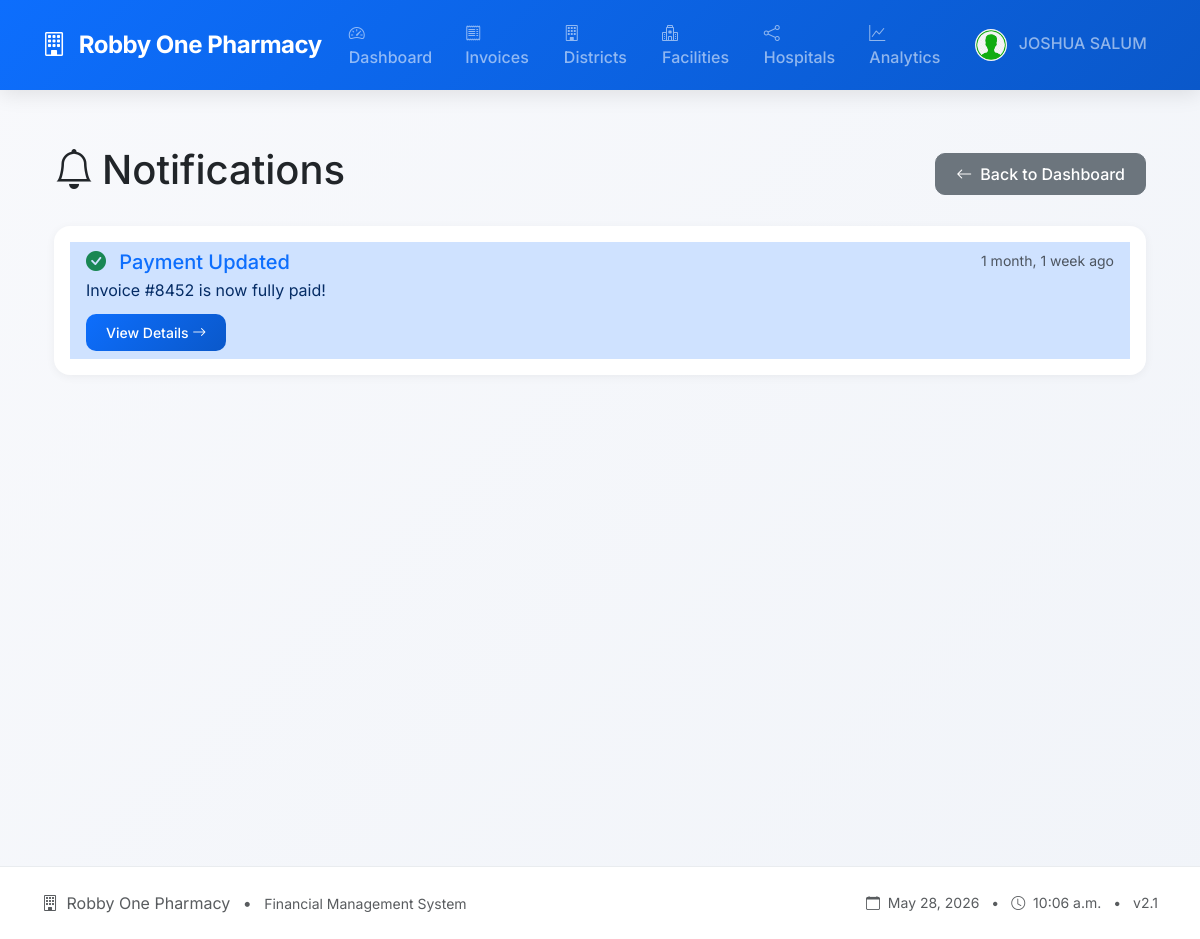
The app's page /notifications/ (signed in), older data.
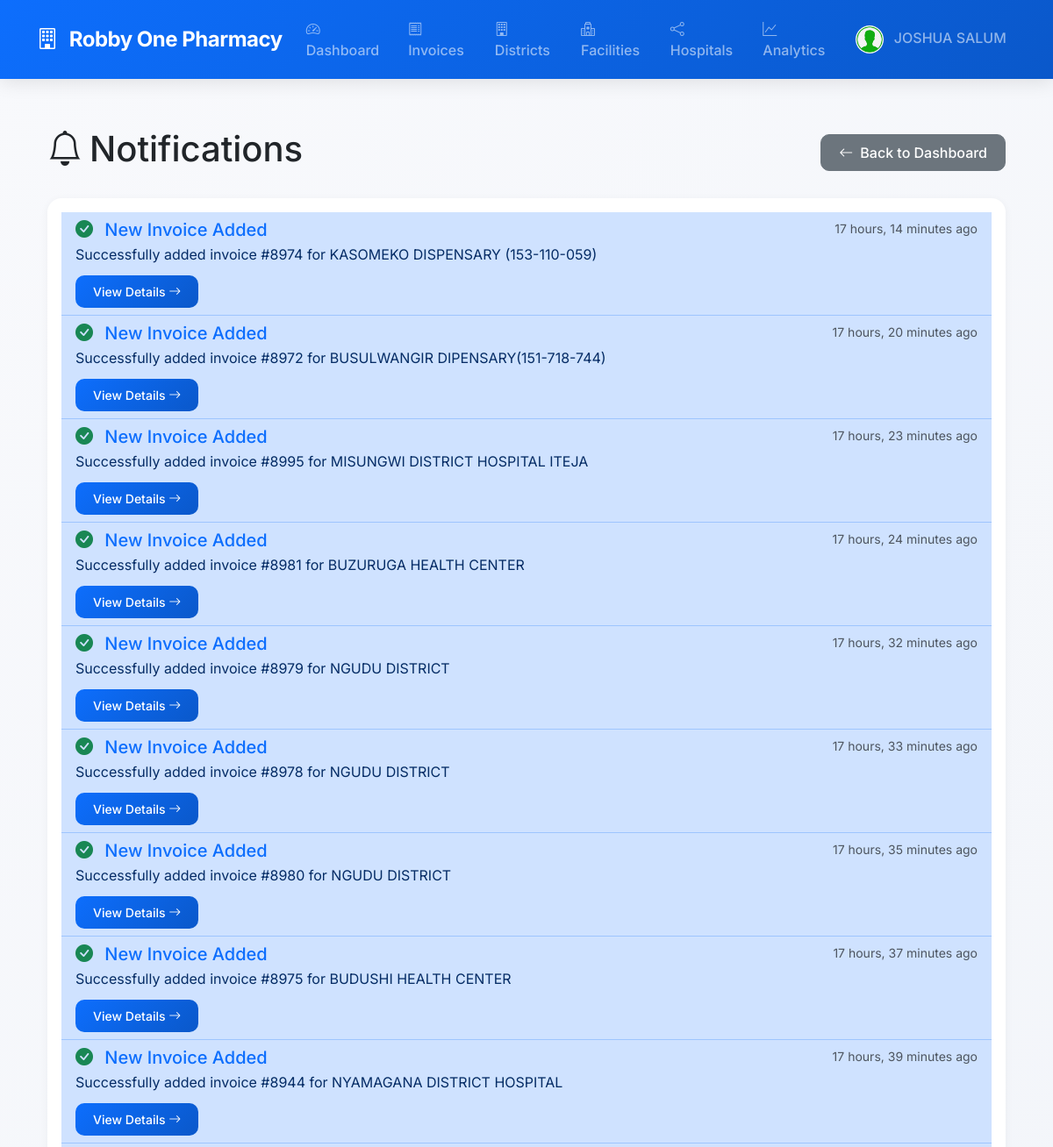
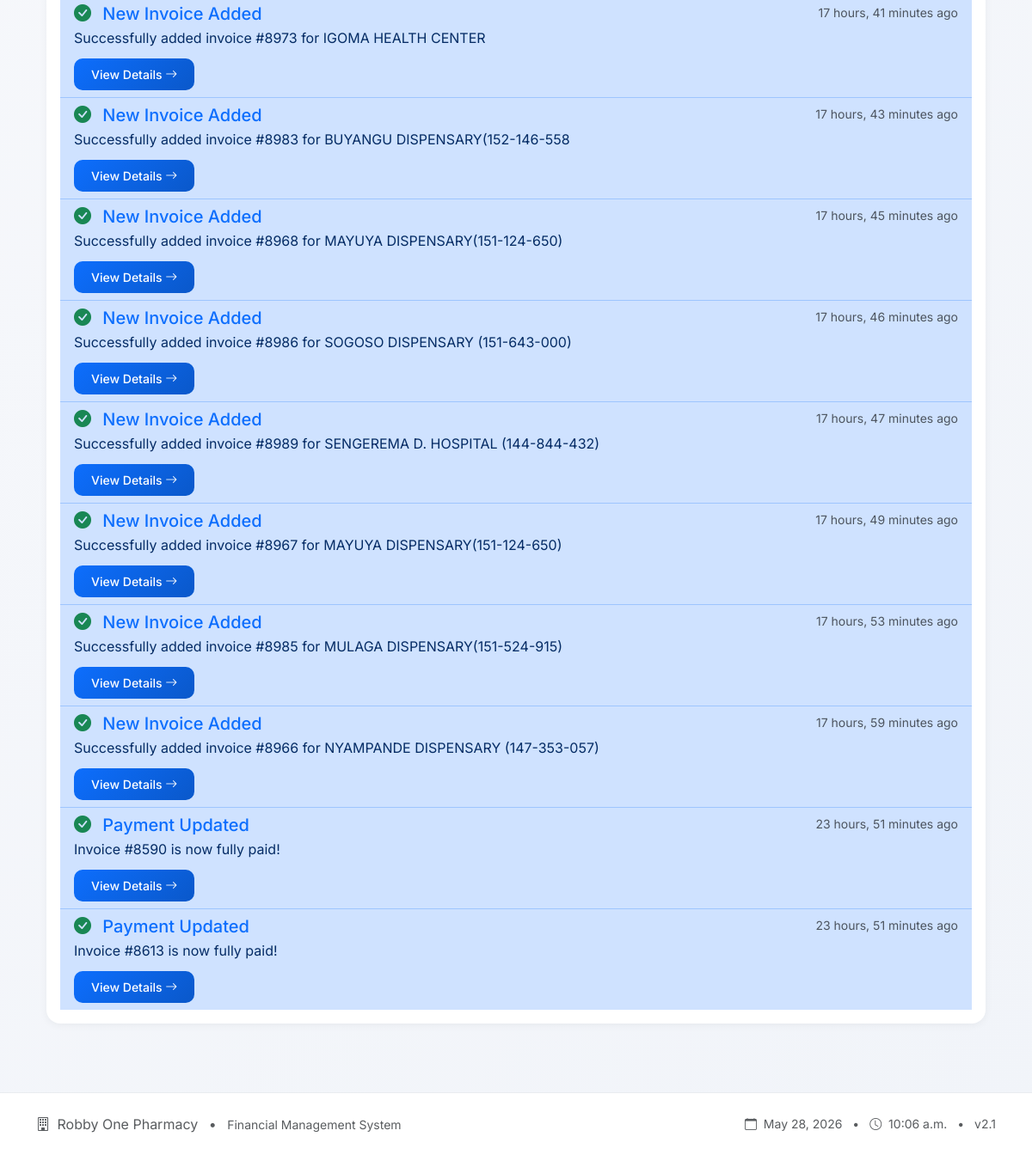
The same page, newer data (2 pictures, top to bottom).
### invoices/models.py (models this page shows, shortened)
class Notification(models.Model):
    NOTIFICATION_TYPES = (
        ('info', 'Info'),
        ('success', 'Success'),
        ('warning', 'Warning'),
        ('danger', 'Danger'),
    )
    user = models.ForeignKey(User, on_delete=models.CASCADE, related_name='notifications')
    title = models.CharField(max_length=200)
    message = models.TextField()
    notification_type = models.CharField(max_length=20, choices=NOTIFICATION_TYPES, default='info')
    is_read = models.BooleanField(default=False)
    link = models.URLField(blank=True, null=True)
    created_at = models.DateTimeField(auto_now_add=True)
    class Meta:
        ordering = ['-created_at']
        verbose_name_plural = "Notifications"

### invoices/views.py (the view)
# urls.py: path('notifications/', views.notifications, name='notifications'),
@login_required
def notifications(request):
    notifications = Notification.objects.filter(
        user=request.user, is_read=False
    ).order_by('-created_at')
    return render(request, 'invoices/notifications.html', {'notifications': notifications})

### invoices/templates/invoices/notifications.html
{% extends 'base.html' %}
{% load humanize %}
{% block content %}
<div class="container mt-4">
    <div class="d-flex justify-content-between align-items-center mb-4">
        <h1>
            <i class="bi bi-bell me-2"></i>Notifications
        </h1>
        <a href="{% url 'home' %}" class="btn btn-secondary">
            <i class="bi bi-arrow-left me-2"></i>Back to Dashboard
        </a>
    </div>
    <div class="card">
        <div class="card-body">
            {% if notifications %}
                <div class="list-group list-group-flush">
                    {% for notification in notifications %}
                        <div class="list-group-item {% if not notification.is_read %}list-group-item-primary{% endif %}">
                            <div class="d-flex w-100 justify-content-between">
                                <h5 class="mb-1">
    <a href="{% url 'notification_detail' notification.pk %}" class="text-decoration-none">
        {% if notification.notification_type == 'success' %}
            <i class="bi bi-check-circle-fill text-success me-2"></i>
        {% elif notification.notification_type == 'warning' %}
            <i class="bi bi-exclamation-triangle-fill text-warning me-2"></i>
        {% elif notification.notification_type == 'danger' %}
            <i class="bi bi-x-circle-fill text-danger me-2"></i>
        {% else %}
            <i class="bi bi-info-circle-fill text-info me-2"></i>
        {% endif %}
        {{ notification.title }}
    </a>
</h5>
                                <small class="text-muted">{{ notification.created_at|timesince }} ago</small>
                            </div>
                            <p class="mb-1">{{ notification.message }}</p>
                            {% if notification.link %}
                                <a href="{{ notification.link }}" class="btn btn-sm btn-primary mt-2">
                                    View Details <i class="bi bi-arrow-right"></i>
                                </a>
                            {% endif %}
                        </div>
                    {% endfor %}
                </div>
            {% else %}
                <div class="text-center py-5">
                    <i class="bi bi-bell fs-1 text-muted"></i>
                    <p class="mt-2 text-muted">No notifications yet</p>
                </div>
            {% endif %}
        </div>
    </div>
</div>
{% endblock %}

Row changes from the older to the newer data that the page shows:
removed Notification: notification_type "success" (drawn), title "Payment Updated", created_at "1 month, 1 week", message "Invoice #8452 is now fully paid!"
added Notification: notification_type "success" (drawn), title "New Invoice Added", created_at "17 hours, 14 minutes", message "Successfully added invoice #8974 for KASOMEKO DISPENSARY (153-110-059)"
added Notification: notification_type "success" (drawn), title "New Invoice Added", created_at "17 hours, 20 minutes", message "Successfully added invoice #8972 for BUSULWANGIR DIPENSARY(151-718-744)"
added Notification: notification_type "success" (drawn), title "New Invoice Added", created_at "17 hours, 23 minutes", message "Successfully added invoice #8995 for MISUNGWI DISTRICT HOSPITAL ITEJA"
added Notification: notification_type "success" (drawn), title "New Invoice Added", created_at "17 hours, 24 minutes", message "Successfully added invoice #8981 for BUZURUGA HEALTH CENTER"
added Notification: notification_type "success" (drawn), title "New Invoice Added", created_at "17 hours, 32 minutes", message "Successfully added invoice #8979 for NGUDU DISTRICT"
added Notification: notification_type "success" (drawn), title "New Invoice Added", created_at "17 hours, 33 minutes", message "Successfully added invoice #8978 for NGUDU DISTRICT"
added Notification: notification_type "success" (drawn), title "New Invoice Added", created_at "17 hours, 35 minutes", message "Successfully added invoice #8980 for NGUDU DISTRICT"
added Notification: notification_type "success" (drawn), title "New Invoice Added", created_at "17 hours, 37 minutes", message "Successfully added invoice #8975 for BUDUSHI HEALTH CENTER"
added Notification: notification_type "success" (drawn), title "New Invoice Added", created_at "17 hours, 39 minutes", message "Successfully added invoice #8944 for NYAMAGANA DISTRICT HOSPITAL"
added Notification: notification_type "success" (drawn), title "New Invoice Added", created_at "17 hours, 41 minutes", message "Successfully added invoice #8973 for IGOMA HEALTH CENTER"
added Notification: notification_type "success" (drawn), title "New Invoice Added", created_at "17 hours, 43 minutes", message "Successfully added invoice #8983 for BUYANGU DISPENSARY(152-146-558"
added Notification: notification_type "success" (drawn), title "New Invoice Added", created_at "17 hours, 45 minutes", message "Successfully added invoice #8968 for MAYUYA DISPENSARY(151-124-650)"
added Notification: notification_type "success" (drawn), title "New Invoice Added", created_at "17 hours, 46 minutes", message "Successfully added invoice #8986 for SOGOSO DISPENSARY (151-643-000)"
added Notification: notification_type "success" (drawn), title "New Invoice Added", created_at "17 hours, 47 minutes", message "Successfully added invoice #8989 for SENGEREMA D. HOSPITAL (144-844-432)"
added Notification: notification_type "success" (drawn), title "New Invoice Added", created_at "17 hours, 49 minutes", message "Successfully added invoice #8967 for MAYUYA DISPENSARY(151-124-650)"
added Notification: notification_type "success" (drawn), title "New Invoice Added", created_at "17 hours, 53 minutes", message "Successfully added invoice #8985 for MULAGA DISPENSARY(151-524-915)"
added Notification: notification_type "success" (drawn), title "New Invoice Added", created_at "17 hours, 59 minutes", message "Successfully added invoice #8966 for NYAMPANDE DISPENSARY (147-353-057)"
added Notification: notification_type "success" (drawn), title "Payment Updated", created_at "23 hours, 51 minutes", message "Invoice #8590 is now fully paid!"
added Notification: notification_type "success" (drawn), title "Payment Updated", created_at "23 hours, 51 minutes", message "Invoice #8613 is now fully paid!"
